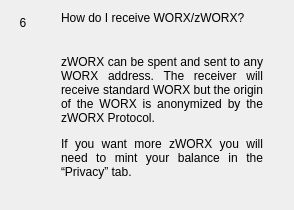
                  <widget class="QWidget" name="widgetFaq6" native="true">
                   <layout class="QHBoxLayout" name="horizontalpage_6" stretch="0,1">
                    <item alignment="Qt::AlignTop">
                     <widget class="QLabel" name="labelNumber6">
                      <property name="minimumSize">
                       <size>
                        <width>24</width>
                        <height>24</height>
                       </size>
                      </property>
                      <property name="maximumSize">
                       <size>
                        <width>16777215</width>
                        <height>24</height>
                       </size>
                      </property>
                      <property name="text">
                       <string>6</string>
                      </property>
                      <property name="alignment">
                       <set>Qt::AlignCenter</set>
                      </property>
                     </widget>
                    </item>
                    <item>
                     <layout class="QVBoxLayout" name="verticalLayoutpage_6">
                      <property name="spacing">
                       <number>0</number>
                      </property>
                      <property name="leftMargin">
                       <number>20</number>
                      </property>
                      <property name="rightMargin">
                       <number>20</number>
                      </property>
                      <item>
                       <widget class="QLabel" name="labelSubtitle6">
                        <property name="text">
                         <string>How do I receive WORX/zWORX?</string>
                        </property>
                        <property name="wordWrap">
                         <bool>true</bool>
                        </property>
                       </widget>
                      </item>
                      <item>
                       <spacer name="verticalSpacer_60">
                        <property name="orientation">
                         <enum>Qt::Vertical</enum>
                        </property>
                        <property name="sizeType">
                         <enum>QSizePolicy::Fixed</enum>
                        </property>
                        <property name="sizeHint" stdset="0">
                         <size>
                          <width>20</width>
                          <height>30</height>
                         </size>
                        </property>
                       </spacer>
                      </item>
                      <item>
                       <widget class="QLabel" name="labelContent6">
                        <property name="text">
                         <string>
                           &lt;html&gt;&lt;head/&gt;&lt;body&gt;&lt;p align=&quot;justify&quot;&gt;
                           zWORX can be spent and sent to any WORX address. The receiver will
                           receive standard WORX but the origin of the WORX is anonymized by the zWORX Protocol.
                           &lt;/p&gt;&lt;p align=&quot;justify&quot;&gt;
                           If you want more zWORX you will need to mint your balance in the “Privacy” tab.
                           &lt;/p&gt;&lt;/body&gt;&lt;/html&gt;
                         </string>
                        </property>
                        <property name="alignment">
                         <set>Qt::AlignLeading|Qt::AlignLeft|Qt::AlignTop</set>
                        </property>
                        <property name="wordWrap">
                         <bool>true</bool>
                        </property>
                       </widget>
                      </item>
                      <item>
                       <spacer name="verticalSpacer_61">
                        <property name="orientation">
                         <enum>Qt::Vertical</enum>
                        </property>
                        <property name="sizeHint" stdset="0">
                         <size>
                          <width>20</width>
                          <height>20</height>
                         </size>
                        </property>
                       </spacer>
                      </item>
                     </layout>
                    </item>
                   </layout>
                  </widget>
